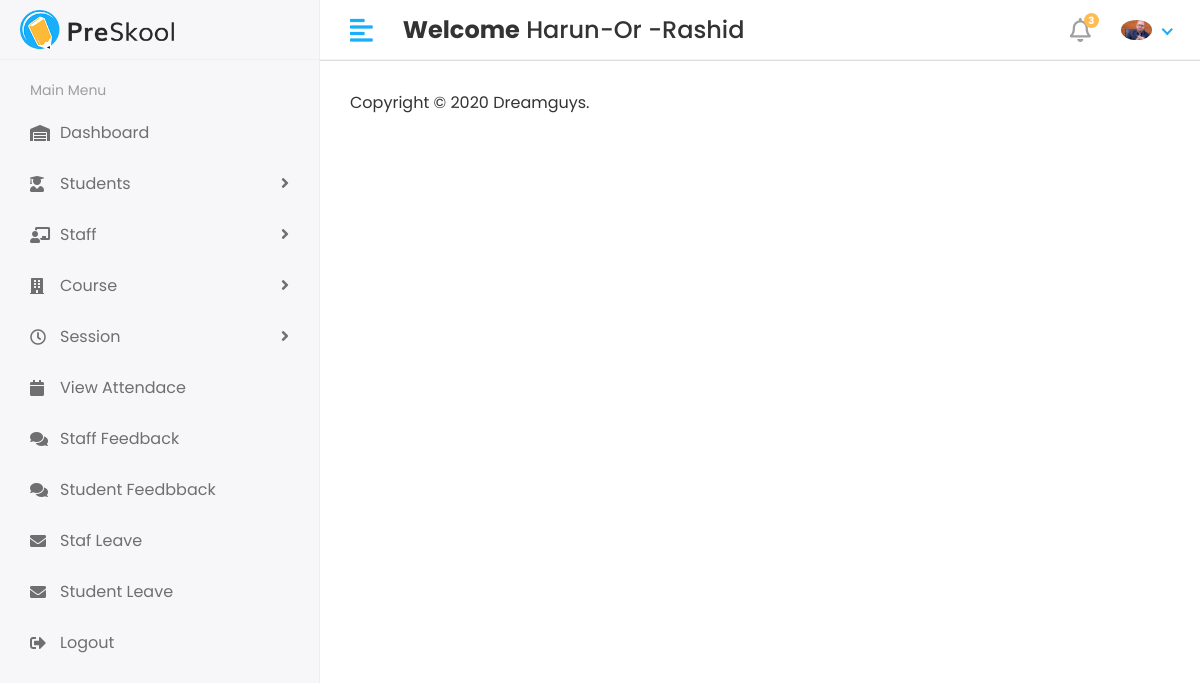
/base (signed in), run on the app's committed database.
### App/models.py (models this page shows)
class CustomUser(AbstractUser):
    USER=(
        (1, 'HOD'),
        (2, 'STAFF'),
        (3, 'STUDENT'),
    )
    user_type=models.CharField(choices=USER, max_length=50,default=1,blank=True,null=True)
    profile_pic=models.ImageField( upload_to='profile pic',blank=True,null=True)

### App/views.py (the view)
# urls.py: path('base',views.base),
def base(request):
    return render(request,'base.html')

### templates/base.html (shortened to what this page needs)
<!DOCTYPE html>
<html lang="en">
    {% load static %}
   <head>
      <link rel="stylesheet" href="{% static "assets/plugins/bootstrap/css/bootstrap.min.css" %}">
      <link rel="stylesheet" href="{% static "assets/plugins/fontawesome/css/fontawesome.min.css" %}">
      <link rel="stylesheet" href="{% static "assets/plugins/fontawesome/css/all.min.css" %}">
      <link rel="stylesheet" href="{% static "assets/css/style.css" %}">
   </head>
   <body>
      <div class="main-wrapper">
         <div class="header">
            <div class="header-left">
               <a href="index.html" class="logo">
               <img src="{% static "assets/img/logo.png" %}" alt="Logo">
               </a>
            </div>
            <a href="javascript:void(0);" id="toggle_btn">
            <i class="fas fa-align-left"></i>
            </a>
            <div class="top-nav-search mt-3">
               <h4><strong>Welcome</strong> <span>{{request.user.first_name}} {{request.user.last_name}} </span></h4>
            </div>
            <ul class="nav user-menu">
               <li class="nav-item dropdown noti-dropdown">
                  <a href="#" class="dropdown-toggle nav-link" data-toggle="dropdown">
                  <i class="far fa-bell"></i> <span class="badge badge-pill">3</span>
                  </a>
               </li>
               <li class="nav-item dropdown has-arrow">
                  <a href="#" class="dropdown-toggle nav-link" data-toggle="dropdown">
                     {% if user.profile_pic == '' %}
                     <span class="user-img"><img class="rounded-circle" src="{% static "assets/img/no-photo-icon-22.png" %}" width="31" alt="Ryan Taylor"></span>
                     {% else %}
                     <span class="user-img"><img class="rounded-circle" src="{{request.user.profile_pic.url}}" width="31" alt="Ryan Taylor"></span>
                     </a>
                     {% endif %}
               </li>
            </ul>
         </div>
         <div class="sidebar" id="sidebar">
            <div class="sidebar-inner slimscroll">
               <div id="sidebar-menu" class="sidebar-menu">
                  <ul>
                     <li class="menu-title">
                        <span>Main Menu</span>
                     </li>
                     <li>
                        <a href="{% url "hode/home" %}"><i class="fas fa-warehouse"></i> <span>Dashboard</span></a>
                     </li>
                     <li class="submenu">
                        <a href="#"><i class="fas fa-user-graduate"></i> <span> Students</span> <span class="menu-arrow"></span></a>
                     </li>
                     <li class="submenu">
                        <a href="#"><i class="fas fa-chalkboard-teacher"></i> <span> Staff</span> <span class="menu-arrow"></span></a>
                     </li>
                     <li class="submenu">
                        <a href="#"><i class="fas fa-building"></i> <span> Course</span> <span class="menu-arrow"></span></a>
                     </li>
                     <li class="submenu">
                        <a href="#"><i class="far fa-clock"></i> <span> Session</span> <span class="menu-arrow"></span></a>
                     </li>
                     <li>
                        <a href="holiday.html"><i class="fa fa-calendar"></i> <span>View Attendace</span></a>
                     </li>
                     <li>
                        <a href="holiday.html"><i class="fas fa-comments"></i> <span>Staff Feedback</span></a>
                     </li>
                     <li>
                        <a href="holiday.html"><i class="fas fa-comments"></i> <span>Student Feedbback</span></a>
                     </li>
                     <li>
                        <a href="holiday.html"><i class="fas fa-envelope"></i> <span>Staf Leave</span></a>
                     </li>
                     <li>
                        <a href="holiday.html"><i class="fas fa-envelope"></i> <span>Student Leave</span></a>
                     </li>
                     <li>
                        <a href="{% url "logout" %}"><i class="fas fa-sign-out-alt"></i> <span>Logout</span></a>
                     </li>
                        </ul>
               </div>
            </div>
         </div>
        <div class="page-wrapper">
         <footer>
            <p>Copyright © 2020 Dreamguys.</p>
         </footer>
      </div>
   </div>
   </body>
</html>

### data on the page
CustomUser: user.first_name "Harun-Or", user.last_name "-Rashid", user.profile_pic (picture)
